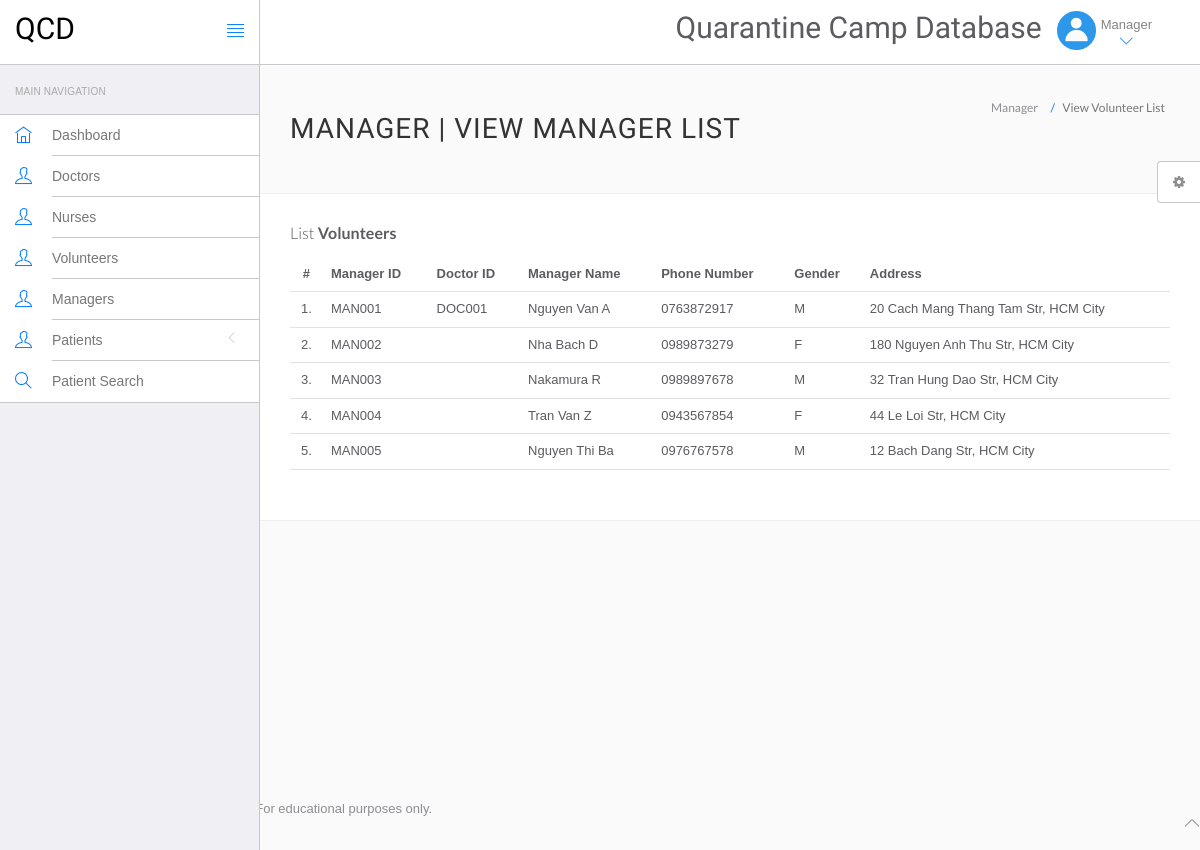
/camp/manager-list.php (signed in), run on the app's committed database.
### tables this page shows
CREATE TABLE MANAGER ( 
    Manager_ID          CHAR(6)         PRIMARY KEY, 
    Doctor_ID           CHAR(6), 
    CONSTRAINT          fk_manager_person_id FOREIGN KEY (Manager_ID)   
                                REFERENCES PERSON(Person_ID)
                                ON DELETE CASCADE,
    CONSTRAINT          fk_manager_doctor_id FOREIGN KEY (Doctor_ID)  
                                REFERENCES DOCTOR(Doctor_ID) 
                                ON DELETE SET NULL
);

CREATE TABLE PERSON ( 
    Person_ID           CHAR(6)         PRIMARY KEY, 
    Person_address      VARCHAR(50), 
    Person_name         VARCHAR(30)     NOT NULL, 
    Gender              CHAR(1), 
    Phone_no            CHAR(10),
    CONSTRAINT          check_person_gender CHECK (Gender = 'M' or Gender = 'F' or Gender IS NULL)
);

### camp/manager-list.php (the view, shortened to what this page needs)
<?php
include('include/config.php');
?>
<!DOCTYPE html>
<html lang="en">
	<head>
		<link rel="stylesheet" href="vendor/bootstrap/css/bootstrap.min.css">
		<link rel="stylesheet" href="vendor/fontawesome/css/font-awesome.min.css">
		<link rel="stylesheet" href="vendor/themify-icons/themify-icons.min.css">
		<link href="vendor/animate.css/animate.min.css" rel="stylesheet" media="screen">
		<link href="vendor/perfect-scrollbar/perfect-scrollbar.min.css" rel="stylesheet" media="screen">
		<link href="vendor/switchery/switchery.min.css" rel="stylesheet" media="screen">
		<link href="vendor/bootstrap-touchspin/jquery.bootstrap-touchspin.min.css" rel="stylesheet" media="screen">
		<link href="vendor/select2/select2.min.css" rel="stylesheet" media="screen">
		<link href="vendor/bootstrap-datepicker/bootstrap-datepicker3.standalone.min.css" rel="stylesheet" media="screen">
		<link href="vendor/bootstrap-timepicker/bootstrap-timepicker.min.css" rel="stylesheet" media="screen">
		<link rel="stylesheet" href="assets/css/styles.css">
		<link rel="stylesheet" href="assets/css/plugins.css">
		<link rel="stylesheet" href="assets/css/themes/theme-1.css" id="skin_color" />
	</head>
	<body>
		<div id="app">
<?php include('include/sidebar.php');?>
<div class="app-content">
<?php include('include/header.php');?>
<div class="main-content" >
<div class="wrap-content container" id="container">
<section id="page-title">
<div class="row">
<div class="col-sm-8">
<h1 class="mainTitle">Manager | View Manager List</h1>
</div>
<ol class="breadcrumb">
<li>
<span>Manager</span>
</li>
<li class="active">
<span>View Volunteer List</span>
</li>
</ol>
</div>
</section>
<div class="container-fluid container-fullw bg-white">
<div class="row">
<div class="col-md-12">
<h5 class="over-title margin-bottom-15">List <span class="text-bold">Volunteers</span></h5>
<table class="table table-hover" id="sample-table-1">
<thead>
<tr>
<th class="center">#</th>
<th>Manager ID</th>
<th>Doctor ID</th>
<th>Manager Name</th>
<th>Phone Number</th>
<th>Gender</th>
<th>Address</th>
</tr>
</thead>
<tbody>
<?php
$sql=mysqli_query($con,"select * from manager join person on (manager.Manager_ID = person.Person_ID) ORDER BY manager.Manager_ID");
$cnt=1;
while($row=mysqli_fetch_array($sql))
{
?>
<tr>
<td class="center"><?php echo $cnt;?>.</td>
<td class="hidden-xs"><?php echo $row['Person_ID'];?></td>
<td><?php echo $row['Doctor_ID'];?></td>
<td><?php echo $row['Person_name'];?></td>
<td><?php echo $row['Phone_no'];?></td>
<td><?php echo $row['Gender'];?></td>
<td><?php echo $row['Person_address'];?>
</tr>
<?php
$cnt=$cnt+1;
 }?></tbody>
</table>
</div>
</div>
</div>
</div>
</div>
</div>
</div>
	<?php include('include/footer.php');?>
	<?php include('include/setting.php');?>
	</body>
</html>

### camp/assets/css/themes/theme-1.css (style rules this page uses)
body { background: #FAFAFA; }

### data on the page
manager: Manager_ID.Person_ID "MAN001", Doctor_ID "DOC001", Manager_ID.Person_name "Nguyen Van A", Manager_ID.Phone_no "0763872917", Manager_ID.Gender "M", Manager_ID.Person_address "20 Cach Mang Thang Tam Str, HCM City"
manager: Manager_ID.Person_ID "MAN002", Manager_ID.Person_name "Nha Bach D", Manager_ID.Phone_no "0989873279", Manager_ID.Gender "F", Manager_ID.Person_address "180 Nguyen Anh Thu Str, HCM City"
manager: Manager_ID.Person_ID "MAN003", Manager_ID.Person_name "Nakamura R", Manager_ID.Phone_no "0989897678", Manager_ID.Gender "M", Manager_ID.Person_address "32 Tran Hung Dao Str, HCM City"
manager: Manager_ID.Person_ID "MAN004", Manager_ID.Person_name "Tran Van Z", Manager_ID.Phone_no "0943567854", Manager_ID.Gender "F", Manager_ID.Person_address "44 Le Loi Str, HCM City"
manager: Manager_ID.Person_ID "MAN005", Manager_ID.Person_name "Nguyen Thi Ba", Manager_ID.Phone_no "0976767578", Manager_ID.Gender "M", Manager_ID.Person_address "12 Bach Dang Str, HCM City"
